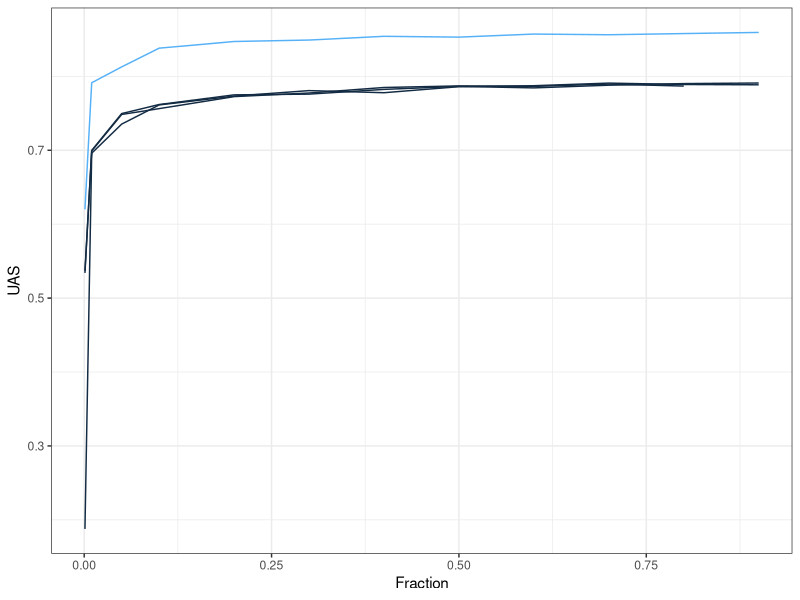
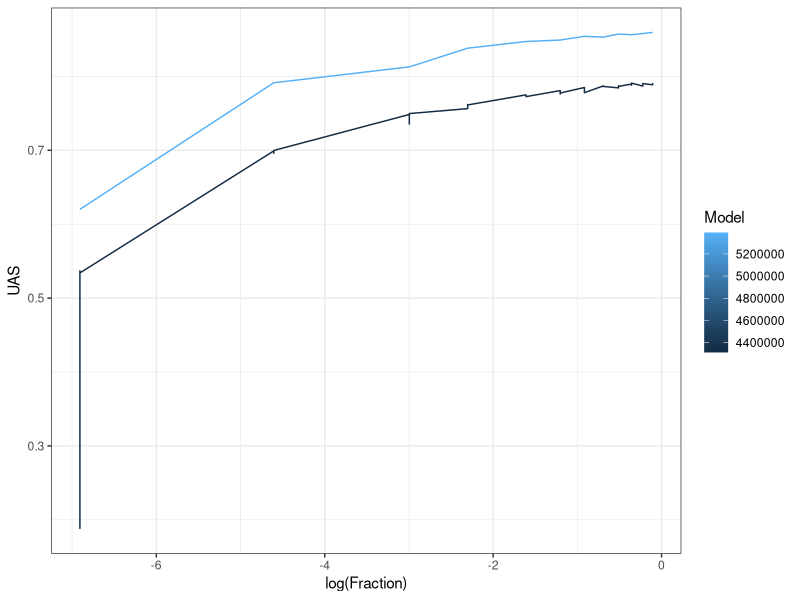

Write R code to recreate these figures, in order.
data = read.csv("czech-learning-parser.tsv", sep="\t")

library(ggplot2)

plot = ggplot(data=data, aes(x=Fraction, y=UAS, group=Model+RNN_Dim, color=Model, fill = Model)) + 
      geom_line() + theme_bw() + theme(legend.position="none")

ggsave(plot=plot, filename="figures/learning-parser-czech.pdf") #, height=5, width=5)

plot = ggplot(data=data, aes(x=log(Fraction), y=UAS, group=Model, color=Model, fill = Model)) + 
      geom_line() + theme_bw()

ggsave(plot=plot, filename="figures/learning-parser-czech-log.pdf") #, height=5, width=5)
